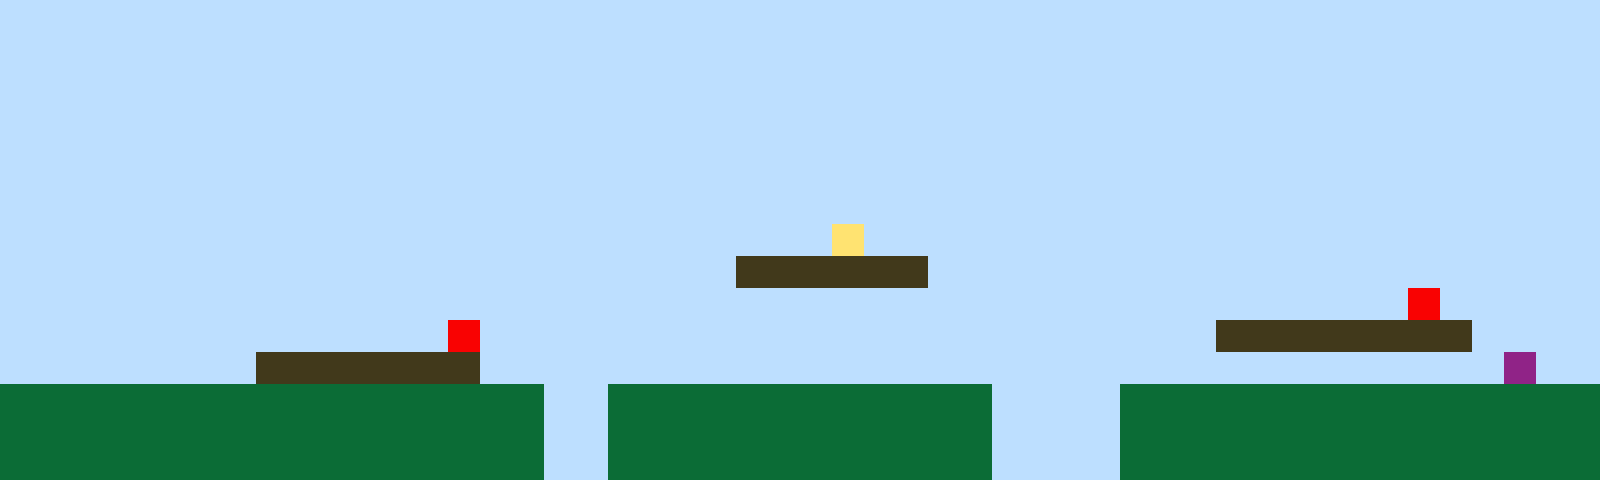

A level layout from a 2D game, rendered from its tile map. Below: a short description, then the map file with its tile-grid data intact:
An orthogonal 50x15 tile map with 32x32 px tiles, 1 tile layer (Tile Layer 1).

<map version="1.10" tiledversion="1.11.2" orientation="orthogonal" renderorder="right-up" width="50" height="15" tilewidth="32" tileheight="32" infinite="0" nextlayerid="2" nextobjectid="1"><editorsettings><export target="map1.csv" format="csv" /></editorsettings><tileset firstgid="1" name="sprites" tilewidth="32" tileheight="32" tilecount="6" columns="3"><image source="sprites.png" width="96" height="64" /></tileset><layer id="1" name="Tile Layer 1" width="50" height="15"><data encoding="csv">1,1,1,1,1,1,1,1,1,1,1,1,1,1,1,1,1,1,1,1,1,1,1,1,1,1,1,1,1,1,1,1,1,1,1,1,1,1,1,1,1,1,1,1,1,1,1,1,1,1,1,1,1,1,1,1,1,1,1,1,1,1,1,1,1,1,1,1,1,1,1,1,1,1,1,1,1,1,1,1,1,1,1,1,1,1,1,1,1,1,1,1,1,1,1,1,1,1,1,1,1,1,1,1,1,1,1,1,1,1,1,1,1,1,1,1,1,1,1,1,1,1,1,1,1,1,1,1,1,1,1,1,1,1,1,1,1,1,1,1,1,1,1,1,1,1,1,1,1,1,1,1,1,1,1,1,1,1,1,1,1,1,1,1,1,1,1,1,1,1,1,1,1,1,1,1,1,1,1,1,1,1,1,1,1,1,1,1,1,1,1,1,1,1,1,1,1,1,1,1,1,1,1,1,1,1,1,1,1,1,1,1,1,1,1,1,1,1,1,1,1,1,1,1,1,1,1,1,1,1,1,1,1,1,1,1,1,1,1,1,1,1,1,1,1,1,1,1,1,1,1,1,1,1,1,1,1,1,1,1,1,1,1,1,1,1,1,1,1,1,1,1,1,1,1,1,1,1,1,1,1,1,1,1,1,1,1,1,1,1,1,1,1,1,1,1,1,1,1,1,1,1,1,1,1,1,1,1,1,1,1,1,1,1,1,1,1,1,1,1,1,1,1,1,1,1,1,1,1,1,1,1,1,1,1,1,1,1,1,1,1,1,1,1,1,1,1,1,1,1,1,1,1,1,1,1,1,1,1,1,1,1,1,1,1,1,1,1,1,1,1,1,1,1,1,1,4,1,1,1,1,1,1,1,1,1,1,1,1,1,1,1,1,1,1,1,1,1,1,1,1,1,1,1,1,1,1,1,1,1,1,1,1,1,1,1,1,1,1,1,1,1,1,3,3,3,3,3,3,1,1,1,1,1,1,1,1,1,1,1,1,1,1,1,1,1,1,1,1,1,1,1,1,1,1,1,1,1,1,1,1,1,1,1,1,1,1,1,1,1,1,1,1,1,1,1,1,1,1,1,1,1,1,1,1,1,1,1,1,1,1,1,1,1,5,1,1,1,1,1,1,1,1,1,1,1,1,1,1,1,1,1,1,1,5,1,1,1,1,1,1,1,1,1,1,1,1,1,1,1,1,1,1,1,1,1,1,1,3,3,3,3,3,3,3,3,1,1,1,1,1,1,1,1,1,1,1,1,3,3,3,3,3,3,3,1,1,1,1,1,1,1,1,1,1,1,1,1,1,1,1,1,1,1,1,1,1,1,1,1,1,1,1,1,1,1,1,6,1,1,2,2,2,2,2,2,2,2,2,2,2,2,2,2,2,2,2,1,1,2,2,2,2,2,2,2,2,2,2,2,2,1,1,1,1,2,2,2,2,2,2,2,2,2,2,2,2,2,2,2,2,2,2,2,2,2,2,2,2,2,2,2,2,2,2,2,2,1,1,2,2,2,2,2,2,2,2,2,2,2,2,1,1,1,1,2,2,2,2,2,2,2,2,2,2,2,2,2,2,2,2,2,2,2,2,2,2,2,2,2,2,2,2,2,2,2,2,1,1,2,2,2,2,2,2,2,2,2,2,2,2,1,1,1,1,2,2,2,2,2,2,2,2,2,2,2,2,2,2,2</data></layer></map>
